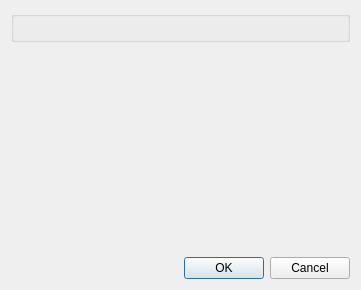
<?xml version="1.0" encoding="UTF-8"?>
<ui version="4.0">
 <class>page_layout::ApplyDialog</class>
 <widget class="QDialog" name="page_layout::ApplyDialog">
  <property name="windowModality">
   <enum>Qt::WindowModal</enum>
  </property>
  <property name="geometry">
   <rect>
    <x>0</x>
    <y>0</y>
    <width>361</width>
    <height>290</height>
   </rect>
  </property>
  <layout class="QVBoxLayout" name="verticalLayout_5">
   <item>
    <widget class="PageScopeGroupBox" name="scopeGroupBox"/>
   </item>
   <item>
    <spacer name="verticalSpacer">
     <property name="orientation">
      <enum>Qt::Vertical</enum>
     </property>
     <property name="sizeHint" stdset="0">
      <size>
       <width>20</width>
       <height>0</height>
      </size>
     </property>
    </spacer>
   </item>
   <item>
    <widget class="QDialogButtonBox" name="buttonBox">
     <property name="orientation">
      <enum>Qt::Horizontal</enum>
     </property>
     <property name="standardButtons">
      <set>QDialogButtonBox::Cancel|QDialogButtonBox::Ok</set>
     </property>
    </widget>
   </item>
  </layout>
 </widget>
 <customwidgets>
  <customwidget>
   <class>PageScopeGroupBox</class>
   <extends>QGroupBox</extends>
   <header location="global">PageScopeGroupBox.h</header>
  </customwidget>
 </customwidgets>
 <resources/>
 <connections>
  <connection>
   <sender>buttonBox</sender>
   <signal>rejected()</signal>
   <receiver>page_layout::ApplyDialog</receiver>
   <slot>reject()</slot>
   <hints>
    <hint type="sourcelabel">
     <x>316</x>
     <y>260</y>
    </hint>
    <hint type="destinationlabel">
     <x>286</x>
     <y>274</y>
    </hint>
   </hints>
  </connection>
 </connections>
</ui>
